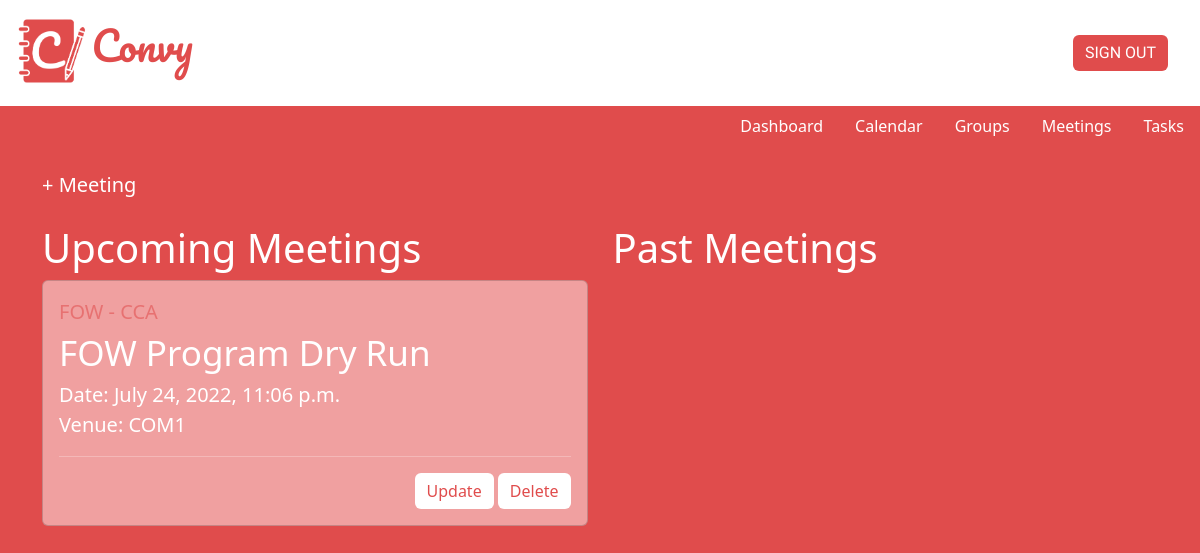
Page /meeting/ (signed in) on the committed database.
### meeting/models.py (models this page shows)
class Meeting(models.Model):
    user = models.ForeignKey(User, on_delete=models.CASCADE, default=1)
    group = models.ForeignKey(Group, on_delete=models.CASCADE, default=1) # group to be changed to Foreign Key
    agenda = models.CharField(max_length=225, blank=False)
    meeting_date = models.DateTimeField()
    location = models.CharField(max_length=225, blank=True)
    meeting_link = models.URLField(max_length=225, blank=True)
    meeting_minutes = models.TextField(blank=True)
    def __str__(self):
        return self.agenda

### group/models.py (models this page shows)
class Group(models.Model):
    CATEGORY = (
        ('PERSONAL', 'PERSONAL'),
        ('CCA', 'CCA'),
        ('MODULE', 'MODULE'),
        ('PROJECT', 'PROJECT')
    )
    category = models.CharField(max_length=10, choices=CATEGORY, default='PERS')
    title = models.CharField(max_length=63, blank=False)
    members = models.ManyToManyField(User, blank=True)
    class Meta:
        ordering = ('title',)
    def __str__(self):
        return self.title + " - " + self.category

### meeting/views.py (the view)
# urls.py: path('meeting/', include('meeting.urls')),
def meeting(request):
    meeting = Meeting.objects.filter(group__members__username = request.user)
    upcoming = meeting.filter(meeting_date__gt = timezone.now())
    past = meeting.filter(meeting_date__lte = timezone.now())
    return render(request, 'meeting/meeting.html', {
        'meeting': meeting,
        'upcoming': upcoming,
        'past': past,
    })

### meeting/templates/meeting/meeting.html (shortened to what this page needs)
{% extends 'authentication/base.html' %}
{% load static %}
{% block content %}
    <a href="{% url 'meeting:add-meeting' %}" style="text-decoration: 0; font-size: 20px;">&plus; Meeting</a>
    <br> <br>
    <div class="meeting">
    <div class="split-left">
        <h1>Upcoming Meetings</h1>
        {% for upmeetings in upcoming %}
        <div class="card" style="background-color: #F0A0A0">
            <div class="card-body">
                <div style="color: rgba(224, 76, 76, 0.56); font-size: 20px">
                    {{ upmeetings.group | upper }}<br>
                </div>
                <div style="color: white; font-size: 35px;">
                    {{ upmeetings }} <br>
                </div>
                <div style="color: white; font-size: 20px;">
                    Date: {{ upmeetings.meeting_date }}<br>
                </div>
                <div style="color: white; font-size: 20px;">
                    Venue: {{ upmeetings.location }} <br>
                </div>
                <hr>
                <div align="right">
                    <a href="{% url 'meeting:update-meeting' upmeetings.id %}" class="btn btn-outline-success">Update</a>
                    <a href="{% url 'meeting:delete-meeting' upmeetings.id %}" class="btn btn-outline-danger">Delete</a>
                </div>
            </div>
        </div>
        <br>
        {% endfor %}
    </div>
    <div class="split-right">
        <h1>Past Meetings</h1>
    </div>
{% endblock %}

### authentication/static/authentication/styles/base.css (style rules this page uses)
* { margin: 0; padding: 0; box-sizing: border-box; }
body { background-color: #e04c4c; }
.nav-link, .nav-link:hover, a { color: white; }
h1, h3, hr, p, ul, a, li, form { color: white; }
.btn { background-color: white; color: #e04c4c; border: 0px; }

### meeting/templates/meeting/meeting.html (style rules this page uses)
.split-left { width: 50%; margin-right: 25px; }
.split-right { width: 50%; }
.meeting { display: flex; }

### rows in the picture
Meeting: group "FOW - CCA", agenda "FOW Program Dry Run", meeting_date "July 24, 2022, 11:06 p.m.", location "COM1"
